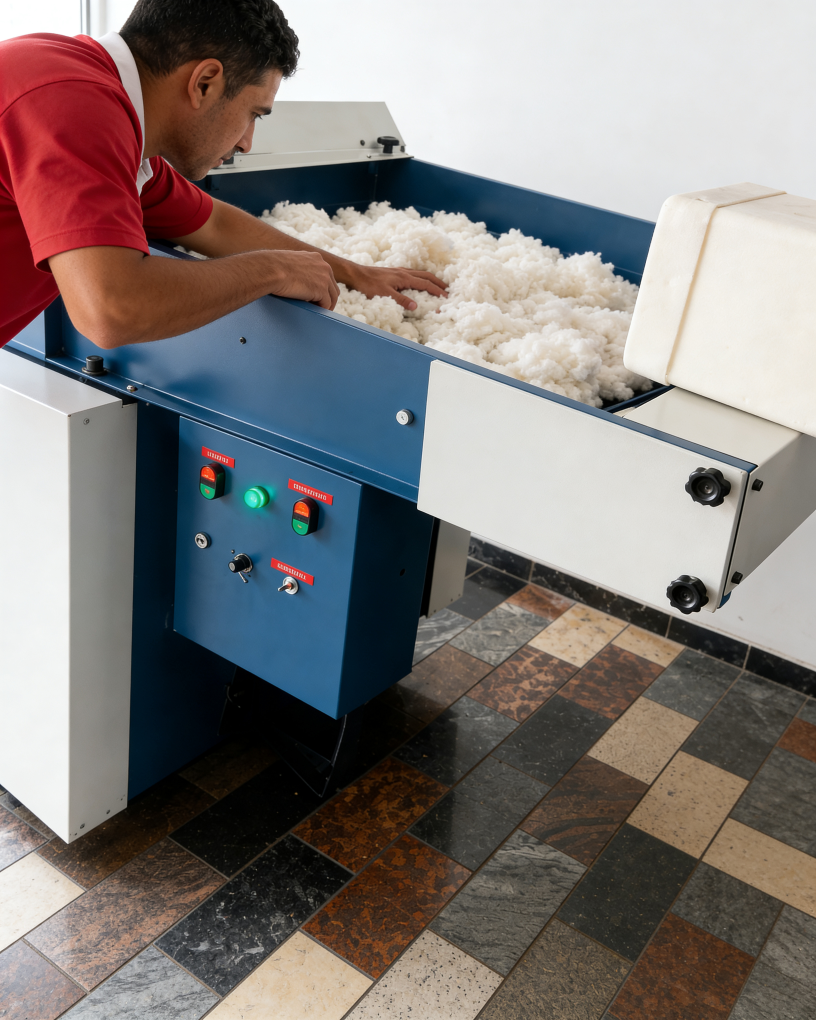
#> input picture 04_banco_referencias_catalogadas/maquinas_industriais/01_Desfibradeira_de_Fibra/01_visao_geral_completa.jpg, 3264 x 4080 px (shown at 1/4 size)
$ python extrair_metricas_maquinas.py
#> lines starting #> are read from the running program, lines starting #| are printed output that depends on the picture
### 03_extrator_metricas_design/extrair_metricas.py
"""
Extrator de Métricas de Design e Paleta de Cores para Programação Visual
Lê uma imagem de referência e gera um design_tokens.json pronto para ser
consumido por código (Playwright, Canvas, HTML/CSS).
"""
import sys
import json
from pathlib import Path
from PIL import Image

def rgb_to_hex(r, g, b) -> str:
    return f"#{r:02x}{g:02x}{b:02x}".upper()

def extrair_cores_dominantes(im: Image.Image, num_cores: int = 5) -> list[str]:
    # Reduz para velocidade mantendo proporções cromáticas
    pequena = im.convert("RGB").resize((150, 150))
    # Quantiza com octree para achar paleta representativa
    quant = pequena.quantize(colors=num_cores, method=Image.Quantize.MEDIANCUT)
    palette = quant.getpalette()[:num_cores * 3]
    cores = []
    for i in range(0, len(palette), 3):
        r, g, b = palette[i], palette[i+1], palette[i+2]
        cores.append(rgb_to_hex(r, g, b))
    return cores

def analisar_imagem(caminho_imagem: str, output_json: str = None) -> dict:
    p = Path(caminho_imagem)
    if not p.exists():
        raise FileNotFoundError(f"Arquivo não encontrado: {caminho_imagem}")

    with Image.open(p) as im:
        w, h = im.size
        razao = round(w / h, 3)

        if abs(razao - 0.8) < 0.05:
            formato = "Feed Vertical 4:5 (1080x1350)"
        elif abs(razao - 1.0) < 0.05:
            formato = "Quadrado 1:1 (1080x1080)"
        elif abs(razao - 0.562) < 0.05:
            formato = "Stories / Reels 9:16 (1080x1920)"
        else:
            formato = f"Customizado ({w}x{h} px, proporção {razao})"

        cores = extrair_cores_dominantes(im, 6)

    # Identifica potenciais papéis de cores
    fundo_estimado = cores[0]
    texto_estimado = cores[-1]
    acento_estimado = cores[1] if len(cores) > 1 else cores[0]

    tokens = {
        "arquivo_referencia": p.name,
        "dimensoes_originais": { "largura": w, "altura": h },
        "formato_detectado": formato,
        "safe_zone_instagram_feed_px": {
            "largura": min(w, 1080),
            "altura": min(w, 1080),
            "offset_topo_px": max(0, int((h - w) / 2)) if h > w else 0
        },
        "paleta_hex": {
            "fundo_canvas": fundo_estimado,
            "acento_principal": acento_estimado,
            "texto_dominante": texto_estimado,
            "todas_cores_extraidas": cores
        },
        "css_variables_snippet": (
            f":root {{\n"
            f"  --canvas-bg: {fundo_estimado};\n"
            f"  --brand-accent: {acento_estimado};\n"
            f"  --text-main: {texto_estimado};\n"
            f"}}"
        )
    }

    if output_json:
        out_path = Path(output_json)
        out_path.write_text(json.dumps(tokens, indent=2, ensure_ascii=False), encoding="utf-8")
        print(f"Design tokens salvos com sucesso em: {out_path}")

    return tokens

# [8 lines that do not run on import are left out]

### 03_extrator_metricas_design/extrair_metricas_maquinas.py
"""
Extrator de Métricas e Design Tokens para as Máquinas Industriais do Pai James (JV Usinagem)
Analisa as fotos reais das 4 máquinas e extrai paleta cromática, proporções e tokens.
"""
import json
import sys
from pathlib import Path
from extrair_metricas import analisar_imagem

BASE_DIR = Path(__file__).resolve().parent.parent
MAQUINAS_DIR = BASE_DIR / "04_banco_referencias_catalogadas" / "maquinas_industriais"

MAQUINAS = {
    "01_desfibradeira": {
        "nome": "Desfibradeira de Fibra Siliconada",
        "foto_principal": MAQUINAS_DIR / "01_Desfibradeira_de_Fibra" / "01_visao_geral_completa.jpg",
        "subpasta": MAQUINAS_DIR / "01_Desfibradeira_de_Fibra"
    },
    "02_enchedora": {
        "nome": "Enchedora Automática de Travesseiros",
        "foto_principal": MAQUINAS_DIR / "02_Enchedora_de_Travesseiros" / "02_enchedora_visao_frontal.jpg",
        "subpasta": MAQUINAS_DIR / "02_Enchedora_de_Travesseiros"
    },
    "03_tesourinha": {
        "nome": "Tesourinha Cortadeira Contínua de Estopa",
        "foto_principal": MAQUINAS_DIR / "03_Tesourinha_Cortadeira_de_Estopa" / "01_tesourinha_estopa_visao_geral.jpg",
        "subpasta": MAQUINAS_DIR / "03_Tesourinha_Cortadeira_de_Estopa"
    },
    "04_especiais": {
        "nome": "Projetos Especiais Sob Medida",
        "foto_principal": MAQUINAS_DIR / "04_Projetos_Especiais_Sob_Encomenda" / "01_projeto_maquina_sob_medida_1.jpg",
        "subpasta": MAQUINAS_DIR / "04_Projetos_Especiais_Sob_Encomenda"
    }
}

def main():
    resultados = {}
    for chave, dados in MAQUINAS.items():
        foto = dados["foto_principal"]
        if foto.exists():
            tokens = analisar_imagem(str(foto))
#> in analisar_imagem, im is the input picture: PIL image 3264x4080 RGB; mean R, G, B 130.5, 123.9, 122
#> in extrair_cores_dominantes, `pequena = im.convert("RGB").resize((150, 150))`:
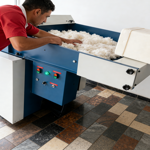
#> pequena: PIL image 150x150 RGB; mean R, G, B 130.5, 123.9, 122
#> in extrair_cores_dominantes, `quant = pequena.quantize(colors=num_cores, method=Image.Quantize.MEDIA..`:
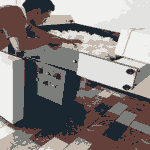
#> quant: PIL image 150x150 P; mean R, G, B 134.5, 128.8, 127.1
#> in extrair_cores_dominantes, `palette = quant.getpalette()[:num_cores * 3]`: palette = [240, 240, 238, 226, 226, 224, 197, 185, 174, 124, 126, 124, 99, 65, 58, 26, 39, 48]
#> the loop in extrair_cores_dominantes, `for i in range(0, len(palette), 3):` made 6 passes
#> (i, r, g, b) on passes 2 to 6: (3, 226, 226, 224), (6, 197, 185, 174), (9, 124, 126, 124), (12, 99, 65, 58), (15, 26, 39, 48)
#> (r, g, b) on pass 1: (240, 240, 238)
#> after the loop in extrair_cores_dominantes, `for i in range(0, len(palette), 3):`: cores = ['#F0F0EE', '#E2E2E0', '#C5B9AE', '#7C7E7C', '#63413A', '#1A2730']
#> in analisar_imagem, `fundo_estimado = cores[0]`: fundo_estimado = '#F0F0EE'
#> in analisar_imagem, `texto_estimado = cores[-1]`: texto_estimado = '#1A2730'
#> in analisar_imagem, `acento_estimado = cores[1] if len(cores) > 1 else cores[0]`: acento_estimado = '#E2E2E0'
#> tokens = 6 items
            tokens["nome_maquina"] = dados["nome"]
            tokens["total_fotos_na_pasta"] = len(list(dados["subpasta"].glob("*.*")))
            resultados[chave] = tokens
            print(f"Processada: {dados['nome']}")
            print(f"  Formato: {tokens['formato_detectado']}")
#|   Formato: Feed Vertical 4:5 (1080x1350)
            print(f"  Cores: {tokens['paleta_hex']['todas_cores_extraidas'][:4]}")
#|   Cores: ['#F0F0EE', '#E2E2E0', '#C5B9AE', '#7C7E7C']
#> pass 2 of the loop in main, `for chave, dados in MAQUINAS.items():`:
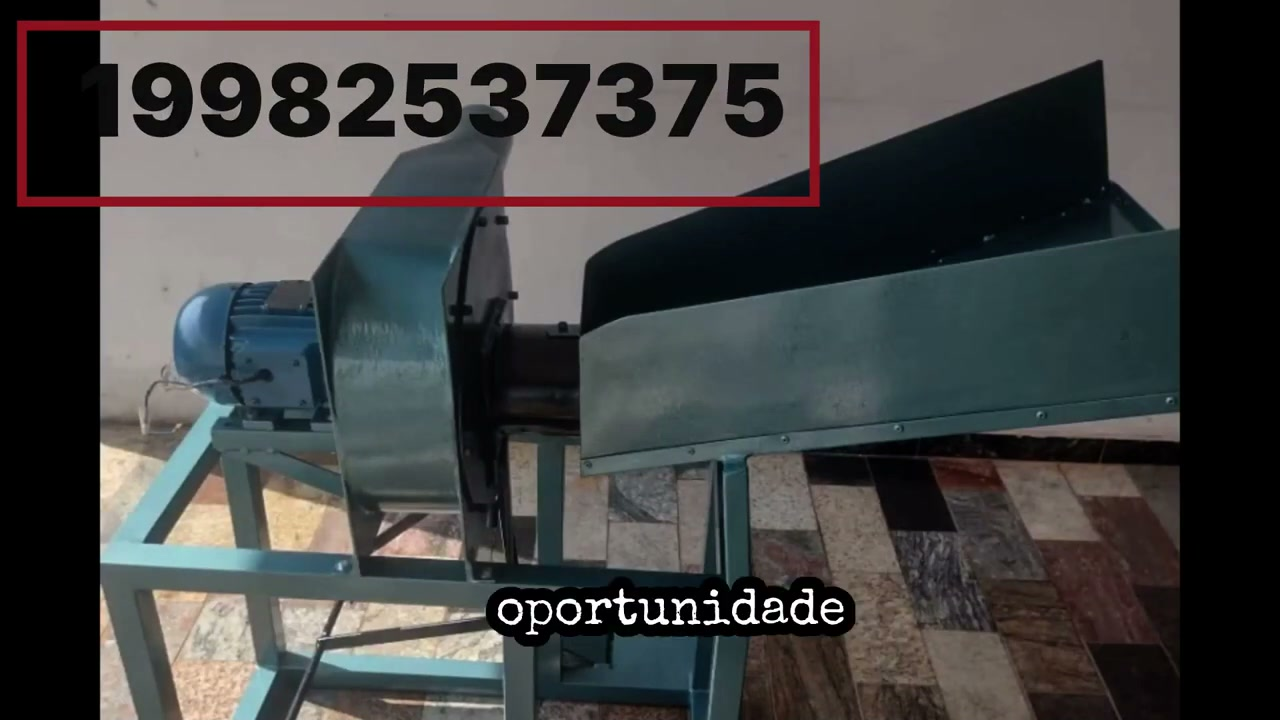
#> input picture 04_banco_referencias_catalogadas/maquinas_industriais/02_Enchedora_de_Travesseiros/02_enchedora_visao_frontal.jpg, 1280 x 720 px
#> in analisar_imagem, im is the input picture: PIL image 1280x720 RGB; mean R, G, B 69.9, 69.4, 68.9
#> in extrair_cores_dominantes (call 2), `pequena = im.convert("RGB").resize((150, 150))`:
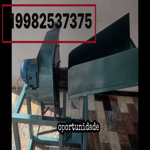
#> pequena: PIL image 150x150 RGB; mean R, G, B 70, 69.5, 69
#> in extrair_cores_dominantes (call 2), `quant = pequena.quantize(colors=num_cores, method=Image.Quantize.MEDIA..`:
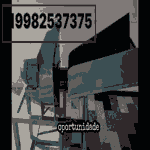
#> quant: PIL image 150x150 P; mean R, G, B 68.2, 68.9, 68.7
#> palette = [169, 165, 158, 127, 121, 119, 97, 94, 91, 60, 79, 83, 48, 41, 43, 2, 4, 5]
#> the loop in extrair_cores_dominantes (call 2), `for i in range(0, len(palette), 3):` made 6 passes
#> (i, r, g, b) on passes 2 to 6: (3, 127, 121, 119), (6, 97, 94, 91), (9, 60, 79, 83), (12, 48, 41, 43), (15, 2, 4, 5)
#> after the loop in extrair_cores_dominantes (call 2), `for i in range(0, len(palette), 3):`: cores = ['#A9A59E', '#7F7977', '#615E5B', '#3C4F53', '#30292B', '#020405']
#> fundo_estimado = '#A9A59E'
#> texto_estimado = '#020405'
#> acento_estimado = '#7F7977'
#|   Formato: Customizado (1280x720 px, proporção 1.778)
#|   Cores: ['#A9A59E', '#7F7977', '#615E5B', '#3C4F53']
#> pass 3 of the loop in main, `for chave, dados in MAQUINAS.items():`:
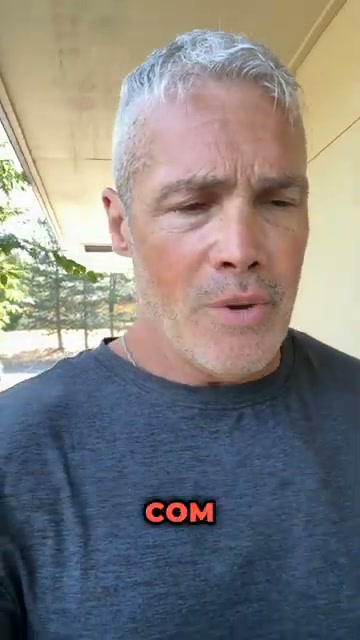
#> input picture 04_banco_referencias_catalogadas/maquinas_industriais/03_Tesourinha_Cortadeira_de_Estopa/01_tesourinha_estopa_visao_geral.jpg, 360 x 640 px
#> in analisar_imagem, im is the input picture: PIL image 360x640 RGB; mean R, G, B 130.2, 127.7, 126
#> in extrair_cores_dominantes (call 3), `pequena = im.convert("RGB").resize((150, 150))`:
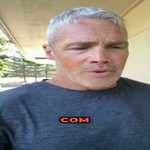
#> pequena: PIL image 150x150 RGB; mean R, G, B 130.2, 127.7, 126
#> in extrair_cores_dominantes (call 3), `quant = pequena.quantize(colors=num_cores, method=Image.Quantize.MEDIA..`:
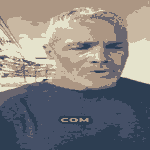
#> quant: PIL image 150x150 P; mean R, G, B 130.7, 128.2, 127.3
#> palette = [229, 227, 204, 201, 184, 162, 172, 150, 131, 106, 102, 111, 69, 80, 103, 45, 62, 82]
#> the loop in extrair_cores_dominantes (call 3), `for i in range(0, len(palette), 3):` made 6 passes
#> (i, r, g, b) on passes 2 to 6: (3, 201, 184, 162), (6, 172, 150, 131), (9, 106, 102, 111), (12, 69, 80, 103), (15, 45, 62, 82)
#> after the loop in extrair_cores_dominantes (call 3), `for i in range(0, len(palette), 3):`: cores = ['#E5E3CC', '#C9B8A2', '#AC9683', '#6A666F', '#455067', '#2D3E52']
#> fundo_estimado = '#E5E3CC'
#> texto_estimado = '#2D3E52'
#> acento_estimado = '#C9B8A2'
#|   Formato: Stories / Reels 9:16 (1080x1920)
#|   Cores: ['#E5E3CC', '#C9B8A2', '#AC9683', '#6A666F']
#> the loop made 4 passes; the first 3 are shown

    out_file = MAQUINAS_DIR / "design_tokens_maquinas.json"
    out_file.write_text(json.dumps(resultados, indent=2, ensure_ascii=False), encoding="utf-8")
    print(f"\nSucesso! Arquivo salvo em: {out_file}")
#| Sucesso! Arquivo salvo em: 04_banco_referencias_catalogadas/maquinas_industriais/design_tokens_maquinas.json

if __name__ == "__main__":
    main()
